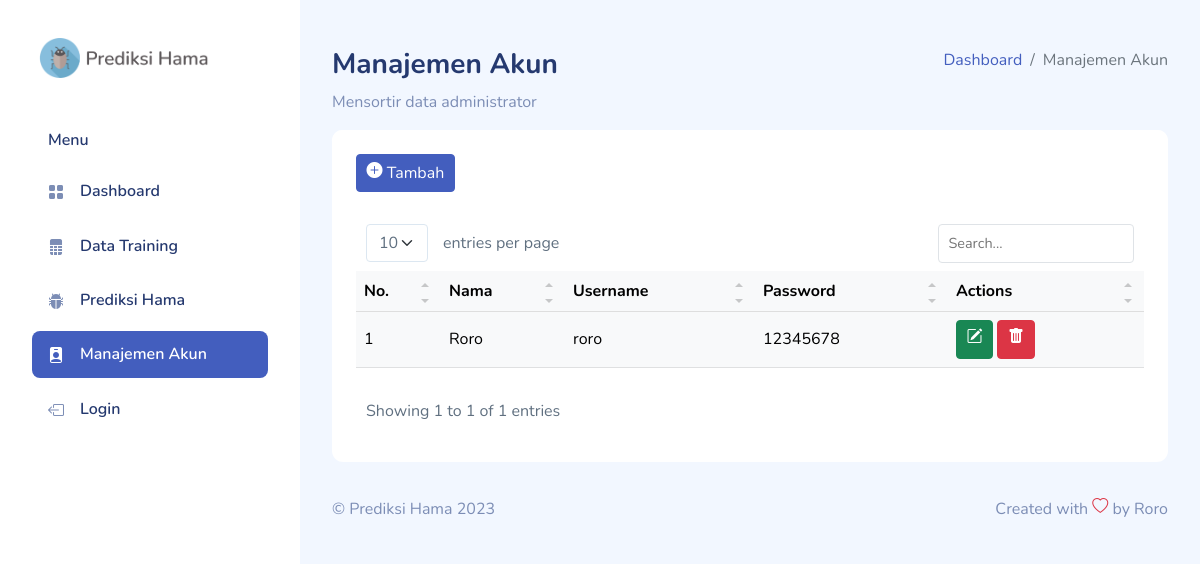
The app's page /index.php/user with its own data.
### tables this page shows
CREATE TABLE `user` (
  `id_user` int(11) NOT NULL,
  `nama_user` varchar(100) NOT NULL,
  `username` varchar(100) NOT NULL,
  `password` varchar(100) NOT NULL
);

### application/controllers/User.php (called while the page is built, shortened)
<?php
class User extends CI_Controller
{
    public function __construct()
    {
        $this->load->helper(array('form', 'url'));
        $this->load->library('form_validation');
    }
    public function index()
    {
        $judul = [
            'title' => 'Manajemen Akun',
            'sub_title' => ''
        ];
        $data['data'] = $this->db->get('user')->result_array();
        $this->load->view('user/index', $judul + $data);
    }
}

### index.php (called while the page is built, shortened)
<?php
require_once BASEPATH.'core/CodeIgniter.php';

### application/views/user/index.php (the view, shortened to what this page needs)
<!DOCTYPE html>
<html lang="en" data-bs-theme="light">
<head>
</head>
<body class="light">
	<div id="app">
		<div id="main">
			<div class="page-heading">
				<div class="page-title">
					<div class="row">
						<div class="col-12 col-md-6 order-md-1 order-last">
							<h3>Manajemen Akun</h3>
							<p class="text-subtitle text-muted">Mensortir data administrator</p>
						</div>
						<div class="col-12 col-md-6 order-md-2 order-first">
							<nav aria-label="breadcrumb" class="breadcrumb-header float-start float-lg-end">
								<ol class="breadcrumb">
									<li class="breadcrumb-item"><a href="<?= base_url('dashboard') ?>">Dashboard</a></li>
									<li class="breadcrumb-item active" aria-current="page">Manajemen Akun</li>
								</ol>
							</nav>
						</div>
					</div>
				</div>
				<section class="section">
					<div class="card">
						<div class="card-header">
							<a href="<?= base_url() ?>user/tambah" class="btn icon icon-left btn-primary">
								<i class="bi bi-plus-circle-fill"></i> Tambah
							</a>
						</div>
						<div class="card-body">
							<table class="table table-light" id="table1">
								<thead>
									<tr>
										<th>No.</th>
										<th>Nama</th>
										<th>Username</th>
										<th>Password</th>
										<th>Actions</th>
									</tr>
								</thead>
								<tbody>
									<?php $no = 1;
									foreach ($data as $key) : ?>
										<tr>
											<td> <?= $no++; ?> </td>
											<td> <?= $key['nama_user']; ?> </td>
											<td> <?= $key['username']; ?> </td>
											<td> <?= $key['password']; ?> </td>
											<td>
												<a href="<?= base_url() ?>user/edit/<?= $key['id_user']; ?>" class="btn icon btn-success"><i class="bi bi-pencil-square"></i></a>
												<a href="<?= base_url() ?>user/hapus/<?= $key['id_user']; ?>" onclick="return confirm('Apakah Anda ingin menghapus akun?');" class="btn icon btn-danger" data-popup="tooltip" data-placement="top" title="Hapus Data"><i class="bi bi-trash-fill"></i></a>
											</td>
										</tr>
									<?php endforeach; ?>
								</tbody>
							</table>
						</div>
					</div>
				</section>
			</div>
		</div>
	</div>
</body>
</html>

### assets/css/app.css (style rules this page uses)
.btn i, .btn svg { width: 16px; height: 16px; }
.btn.icon { padding: 0.4rem 0.6rem; }
.btn.btn-danger, .btn.btn-info, .btn.btn-primary, .btn.btn-secondary, .btn.btn-success, .btn.btn-warning { color: #fff; }
.card { margin-bottom: 2.2rem; border: none; }
.card .card-header { border: none; }
.card .card-header ~ .card-body { padding-top: 0; }
.card .card-body { padding: 1.5rem; }
.dataTable-table td, .dataTable-table thead th, .table td, .table thead th { vertical-align: middle; }
.dataTable-table:not(.table-borderless) thead th, .table:not(.table-borderless) thead th { border-bottom: 1px solid #dedede !important; }
.bi { width: 1rem; height: 1rem; }
#main { margin-left: 300px; padding: 2rem; }
.page-heading { margin: 0 0 2rem; }
.page-heading h3 { font-weight: 700; }
a { text-decoration: none; }

### records on screen
user: nama_user "Roro", username "roro", password "12345678"

### other values on screen
SITE_NAME "Prediksi Hama"
Date('Y') "2023"
